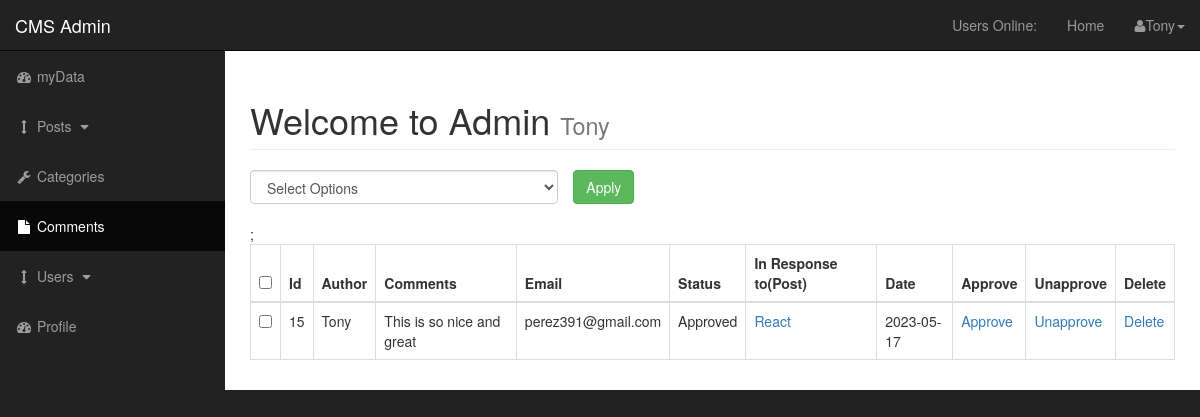
/admin/comments.php (signed in), run on the app's committed database.
### tables this page shows
CREATE TABLE `comments` (
  `comment_id` int(3) NOT NULL,
  `comment_post_id` int(3) NOT NULL,
  `comment_author` varchar(255) NOT NULL,
  `comment_email` varchar(255) NOT NULL,
  `comment_content` text NOT NULL,
  `comment_status` varchar(255) NOT NULL,
  `comment_date` date NOT NULL
);

CREATE TABLE `posts` (
  `post_id` int(3) NOT NULL,
  `post_category_id` int(3) NOT NULL,
  `post_title` varchar(255) NOT NULL,
  `post_author` varchar(255) NOT NULL,
  `post_user` varchar(255) NOT NULL,
  `post_date` date NOT NULL,
  `post_image` text NOT NULL,
  `post_content` text NOT NULL,
  `post_tags` varchar(255) NOT NULL,
  `post_comment_count` int(11) NOT NULL,
  `post_status` varchar(255) NOT NULL DEFAULT 'draft',
  `post_views_count` int(11) NOT NULL
);

### admin/Includes/view_all_comments.php (the view, shortened to what this page needs)
<form action= "" method = 'post'>
<table class="table table-bordered table-hover">
<div id = "bulkOptionsContainer" class = "col-xs-4">
<select class = "form-control" name= "bulk_options" id="">
    <option value = "">Select Options</option>
</select>
</div>
<div class="col-xs-4">
    <input type="submit" name="submit" class= "btn btn-success" value = "Apply">
</div>
<table class="table table-bordered table-hover">
                        <thead>
                            <tr>
                            <th><input id ="selectAllBoxes" type = "checkbox"></th>
                                <th>Id</th>
                                <th>Author</th>
                                <th>Comments</th>
                                <th>Email</th>
                                <th>Status</th>
                                <th>In Response to(Post)</th>
                                <th>Date</th>
                                <th>Approve</th>
                                <th>Unapprove</th>
                                <th>Delete</th>
                            </tr>
                        </thead>
                        <tbody>
<?php
$query = "SELECT * FROM comments";
$select_comments_query = mysqli_query($connection,$query);
while ($row = mysqli_fetch_assoc($select_comments_query)) {
    $comment_id = $row['comment_id'];
    $comment_post_id = $row['comment_post_id'];
    $comment_author = $row['comment_author'];
    $comment_content = $row['comment_content'];
    $comment_email = $row['comment_email'];
    $comment_status = $row['comment_status'];
    $comment_date = $row['comment_date'];
    echo "<tr>";
    ?>
    <td><input class ='checkBoxes' type = 'checkbox' name='checkBoxArray[]' value='<?php   echo $comment_id;  ?>'></td>;
    <?php
    echo "<td>  $comment_id</td>";
    echo "<td>{$comment_author}</td>";
    echo "<td>{$comment_content}</td>";
    echo "<td>{$comment_email}</td>";
    echo "<td>{$comment_status}</td>";
    $query = "SELECT * FROM posts WHERE post_id = {$comment_post_id} ";
    $select_comment_post_id_query = mysqli_query($connection,$query);
    while($row = mysqli_fetch_assoc($select_comment_post_id_query)) {
    $post_id = $row['post_id'];
    $post_title = $row['post_title'];
        echo "<td><a href = '../post.php?p_id=$post_id'>{$post_title}</a></td>";
    }
    echo "<td>{$comment_date}</td>";
    echo "<td><a href = 'comments.php?Approve=$comment_id'>Approve</a></td>";
    echo "<td><a href = 'comments.php?Unapprove=$comment_id'>Unapprove</a></td>";
    echo "<td><a onClick = \" javascript: return confirm('Are you sure you want to delete?');\"  href = 'comments.php?delete=$comment_id'>Delete</a></td>";
    echo "</tr>";
}
?>
                    </tbody>
                    </table>

### admin/css/sb-admin.css (style rules this page uses)
body { margin-top: 100px; background-color: #222; }
@media (min-width:768px) { body { margin-top: 50px; } }
#bulkOptionsContainer { padding: 0px; }

### data on the page
comments: comment_id "15", comment_author "Tony", comment_content "This is so nice and great", comment_email "perez391@gmail.com", comment_status "Approved", comment_date "2023-05-17"
posts: post_title "React"

### other printed values
$_SESSION['username'] "Tony"
